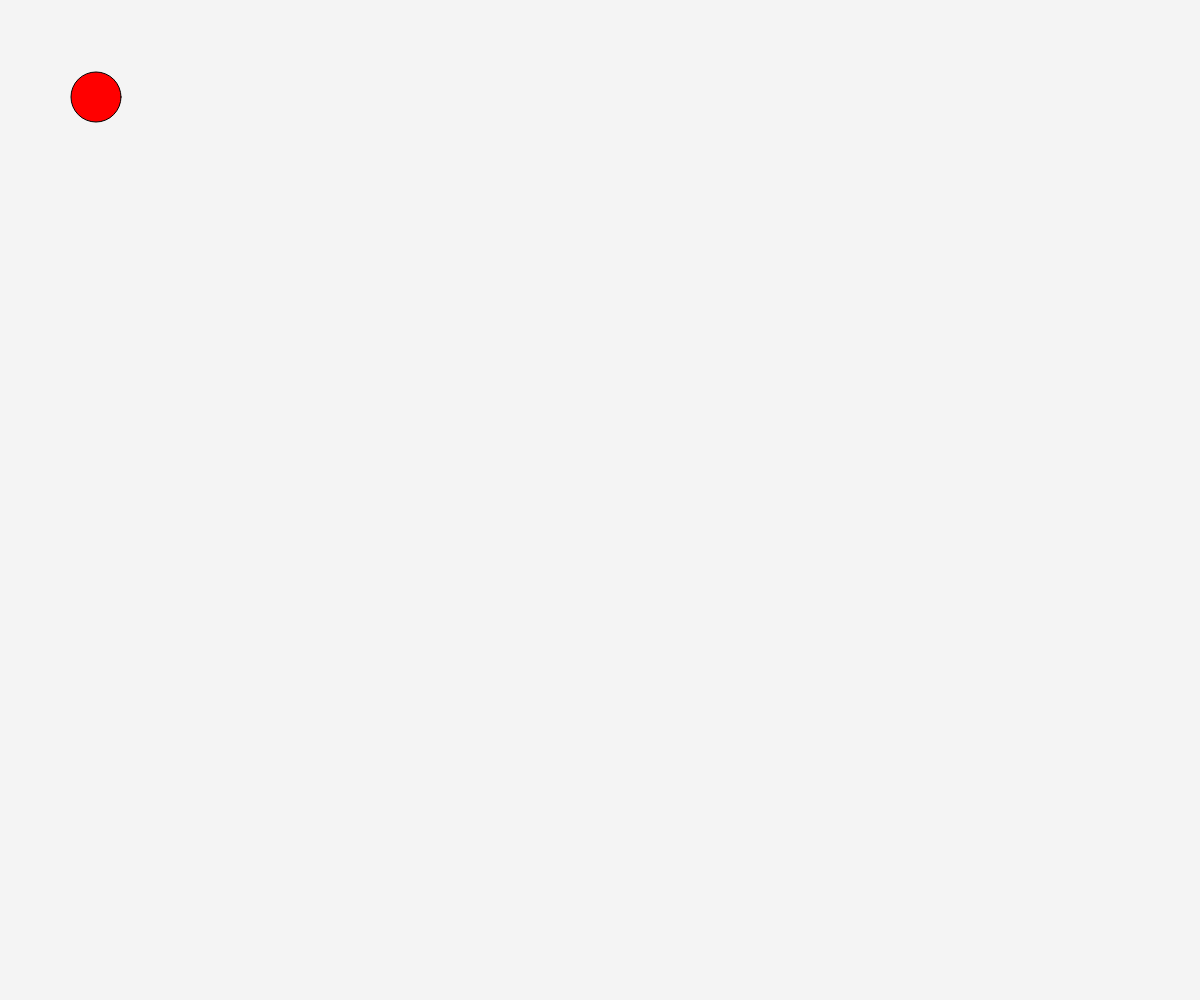
Frame 1 (no input)
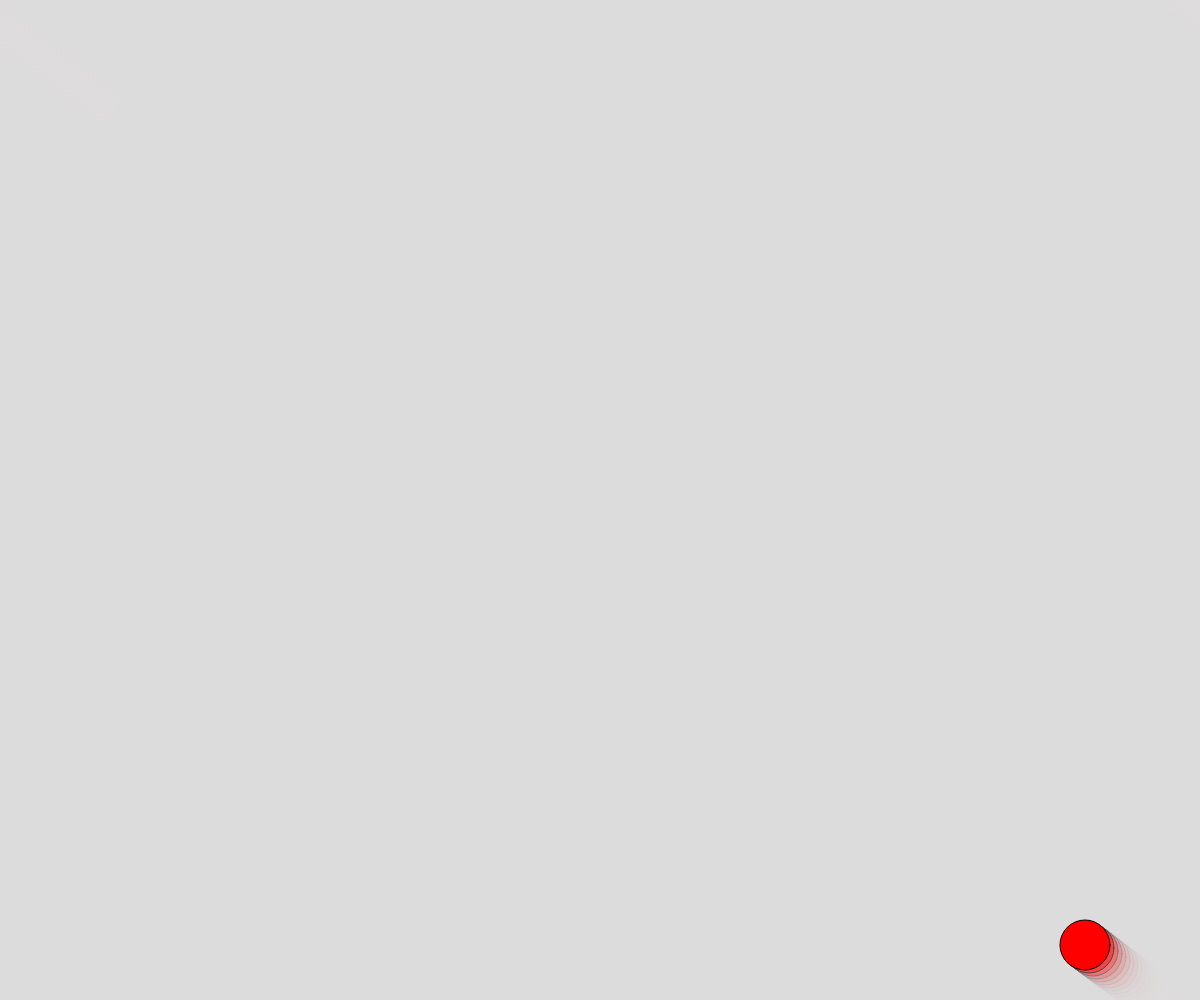
Frame 60 (no input)
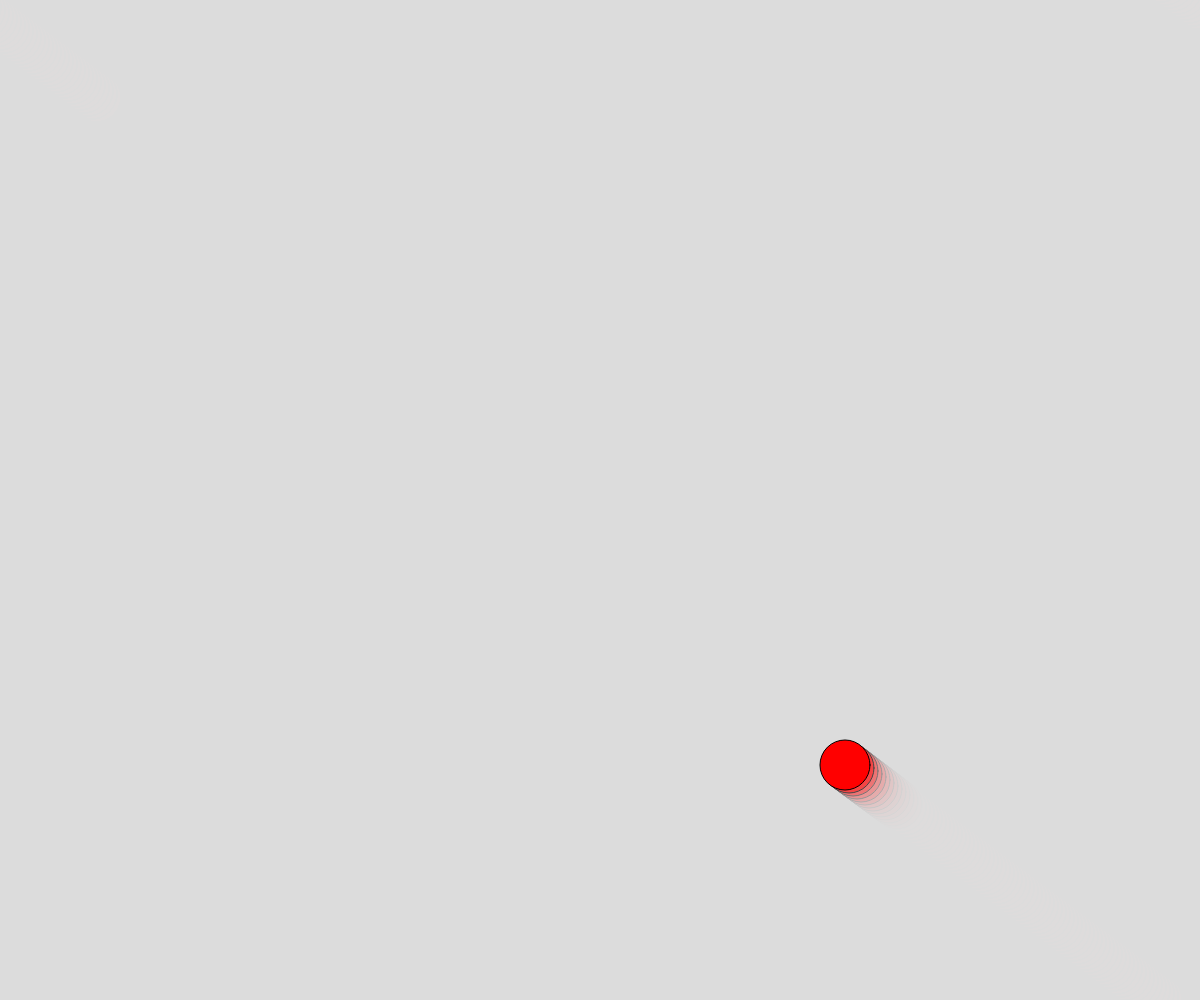
Frame 120 (the mouse pressed at the canvas centre since frame 60)

The p5.js sketch that drew these frames (run headless with seeded random() and noise() and a simulated clock; from frame 60 on, the mouse is pressed at the canvas centre):

// p5.js sketch
// ── sketch.js
// Ball Object Notation Demo
// Dhyan Rai
// October 5th
//
// Extra for Experts:
// - describe what you did to take this project "above and beyond"

let theBall = {
  x: 100,
  y: 100,
  radius: 25,
  r: 255,
  g: 0,
  b: 0,
  dx: -4,
  dy: -3,
}

function setup() {
  createCanvas(windowWidth, windowHeight);
}

function draw() {
  background(220, 80);
  moveBall();
  displayBall();
}

function displayBall() {
  fill(theBall.r, theBall.g, theBall.b);
  circle(theBall.x, theBall.y, theBall.radius * 2);
}

function moveBall() {
  theBall.x += theBall.dx;
  theBall.y += theBall.dy;

  if (theBall.x >= width + theBall.radius) {
    theBall.x -= width + theBall.radius;
  }

  if (theBall.y >= height + theBall.radius) {
    theBall.y -= height + theBall.radius;
  }

  if (theBall.x <= 0 - theBall.radius) {
    theBall.x += width + theBall.radius;
  }

  if (theBall.y <= 0 - theBall.radius) {
    theBall.y += height + theBall.radius;
  }

}
